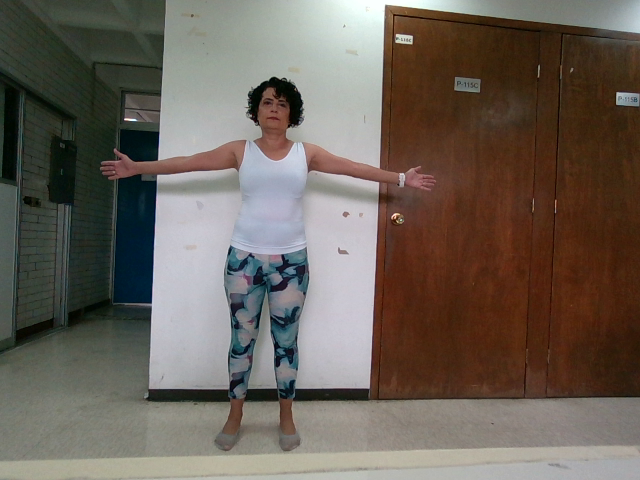
#> input picture data/captura_demo/frontal_rgb.png, 640 x 480 px, found by its file name
$ python calibrate_parallax.py
#> lines starting #> are read from the running program, lines starting #| are printed output that depends on the picture
"""
calibrate_parallax.py
---------------------
Herramienta interactiva para medir el offset (paralaje) entre
la imagen RGB y el mapa de profundidad de la D455.

Analiza las 4 vistas una por una para verificar que el paralaje es consistente.

Uso:
    python3 calibrate_parallax.py

Controles:
    Slider X  → desplazamiento horizontal del depth
    Slider Y  → desplazamiento vertical del depth
    Slider A  → transparencia del depth
    N         → siguiente vista
    P         → vista anterior
    Q / ESC   → cerrar e imprimir resumen de todos los valores
"""

import cv2
import numpy as np

# ── Vistas a analizar ─────────────────────────────────────────────────────────
VIEWS = [
    {"name": "frontal",      "rgb": "data/sample/frontal_rgb.png",      "depth": "data/sample/frontal_depth.npy"},
    {"name": "posterior",    "rgb": "data/sample/posterior_rgb.png",    "depth": "data/sample/posterior_depth.npy"},
    {"name": "lateral_izq",  "rgb": "data/sample/lateral_izq_rgb.png",  "depth": "data/sample/lateral_izq_depth.npy"},
    {"name": "lateral_der",  "rgb": "data/sample/lateral_der_rgb.png",  "depth": "data/sample/lateral_der_depth.npy"},
]

RANGE         = 200
SLIDER_CENTER = RANGE
WINDOW        = "Calibracion paralaje  |  N=siguiente  P=anterior  Q=salir"


# [46 lines left out: functions depth_to_bgr, overlay, not called in this run]


def load_view(view: dict):
    rgb = cv2.imread(view["rgb"])
#> rgb is the input picture: shape (480, 640, 3); mean B, G, R 89.3, 98.4, 107.4
    if rgb is None:
        print(f"  ERROR: no se encontro {view['rgb']}")
        return None, None
    try:
        depth = np.load(view["depth"]).astype("float32")
    except Exception as e:
        print(f"  ERROR: no se encontro {view['depth']}: {e}")
        return rgb, None
    return rgb, depth


def main():
    cv2.namedWindow(WINDOW, cv2.WINDOW_NORMAL)
    cv2.resizeWindow(WINDOW, 1280, 800)

    cv2.createTrackbar("Offset X", WINDOW, SLIDER_CENTER, RANGE*2, lambda v: None)
    cv2.createTrackbar("Offset Y", WINDOW, SLIDER_CENTER, RANGE*2, lambda v: None)
    cv2.createTrackbar("Alpha %",  WINDOW, 50,            100,      lambda v: None)

    # Guardar offset por vista
    offsets = {v["name"]: (0, 0) for v in VIEWS}

    idx = 0
    rgb, depth = load_view(VIEWS[idx])

    print("\nControles: N=siguiente vista  P=anterior  Q=terminar y ver resumen\n")

    while True:
        if rgb is None or depth is None:
            # Vista con error — mostrar pantalla negra con mensaje
            frame = np.zeros((720, 1280, 3), dtype=np.uint8)
            cv2.putText(frame, f"No se pudo cargar: {VIEWS[idx]['name']}",
                        (50, 360), cv2.FONT_HERSHEY_SIMPLEX, 1, (0,0,255), 2)
        else:
            ox    = cv2.getTrackbarPos("Offset X", WINDOW) - SLIDER_CENTER
            oy    = cv2.getTrackbarPos("Offset Y", WINDOW) - SLIDER_CENTER
            alpha = cv2.getTrackbarPos("Alpha %",  WINDOW) / 100.0
            depth_bgr = depth_to_bgr(depth)
            frame = overlay(rgb, depth_bgr, ox, oy, alpha,
                            VIEWS[idx]["name"], idx, len(VIEWS))

        cv2.imshow(WINDOW, frame)
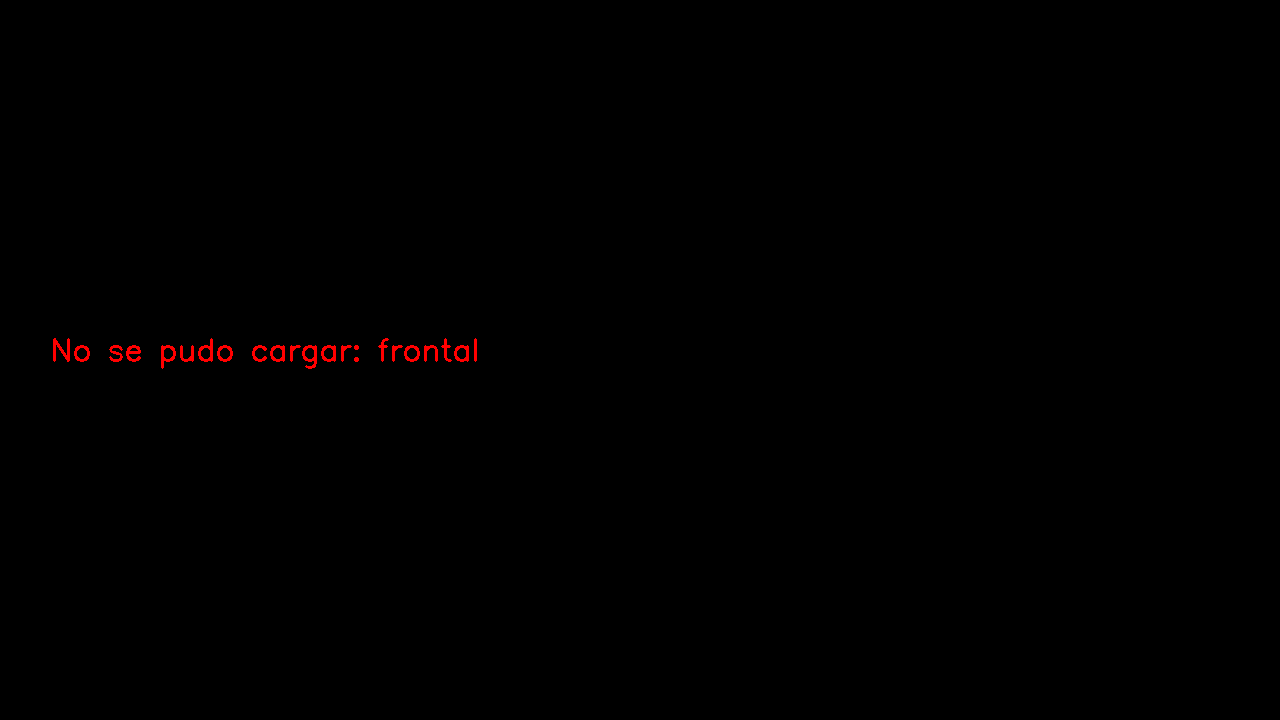
#> window 'Calibracion paralaje  |  N=sig': shape (720, 1280, 3); mean B, G, R 0, 0, 0.7
        key = cv2.waitKey(30) & 0xFF
#> (key q is pressed here)

        if key in (ord("q"), ord("Q"), 27):
            # Guardar offset de la vista actual antes de salir
            if rgb is not None:
                ox = cv2.getTrackbarPos("Offset X", WINDOW) - SLIDER_CENTER
                oy = cv2.getTrackbarPos("Offset Y", WINDOW) - SLIDER_CENTER
                offsets[VIEWS[idx]["name"]] = (ox, oy)
            break

        elif key in (ord("n"), ord("N")):
            # Guardar offset actual y pasar a la siguiente vista
            if rgb is not None:
                ox = cv2.getTrackbarPos("Offset X", WINDOW) - SLIDER_CENTER
                oy = cv2.getTrackbarPos("Offset Y", WINDOW) - SLIDER_CENTER
                offsets[VIEWS[idx]["name"]] = (ox, oy)
                print(f"  {VIEWS[idx]['name']:15s}: offset_x={ox:+d}  offset_y={oy:+d}")

            idx = (idx + 1) % len(VIEWS)
            rgb, depth = load_view(VIEWS[idx])

            # Restaurar sliders al offset guardado de la nueva vista
            saved_ox, saved_oy = offsets[VIEWS[idx]["name"]]
            cv2.setTrackbarPos("Offset X", WINDOW, SLIDER_CENTER + saved_ox)
            cv2.setTrackbarPos("Offset Y", WINDOW, SLIDER_CENTER + saved_oy)

        elif key in (ord("p"), ord("P")):
            # Guardar offset actual y volver a la vista anterior
            if rgb is not None:
                ox = cv2.getTrackbarPos("Offset X", WINDOW) - SLIDER_CENTER
                oy = cv2.getTrackbarPos("Offset Y", WINDOW) - SLIDER_CENTER
                offsets[VIEWS[idx]["name"]] = (ox, oy)
                print(f"  {VIEWS[idx]['name']:15s}: offset_x={ox:+d}  offset_y={oy:+d}")

            idx = (idx - 1) % len(VIEWS)
            rgb, depth = load_view(VIEWS[idx])

            saved_ox, saved_oy = offsets[VIEWS[idx]["name"]]
            cv2.setTrackbarPos("Offset X", WINDOW, SLIDER_CENTER + saved_ox)
            cv2.setTrackbarPos("Offset Y", WINDOW, SLIDER_CENTER + saved_oy)

    cv2.destroyAllWindows()

    # ── Resumen final ─────────────────────────────────────────────────────────
    print(f"\n{'='*52}")
    print("  Resumen de paralaje por vista:")
    print(f"{'='*52}")
    xs = [v[0] for v in offsets.values()]
    ys = [v[1] for v in offsets.values()]
    for name, (ox, oy) in offsets.items():
        print(f"  {name:15s}: offset_x={ox:+d}  offset_y={oy:+d}")
    print(f"{'='*52}")
    print(f"  Promedio:        offset_x={int(round(sum(xs)/len(xs))):+d}  offset_y={int(round(sum(ys)/len(ys))):+d}")
    print(f"{'='*52}")
    print("\nCopia el promedio (o el valor de frontal) en pose_overlay.py:")
    print(f"  PARALLAX_X = {int(round(sum(xs)/len(xs)))}")
    print(f"  PARALLAX_Y = {int(round(sum(ys)/len(ys)))}")


if __name__ == "__main__":
    main()
